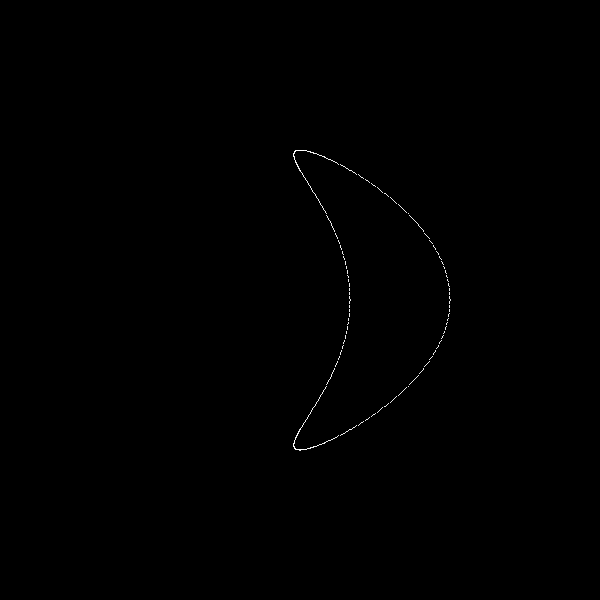
Frame 1 (no input)
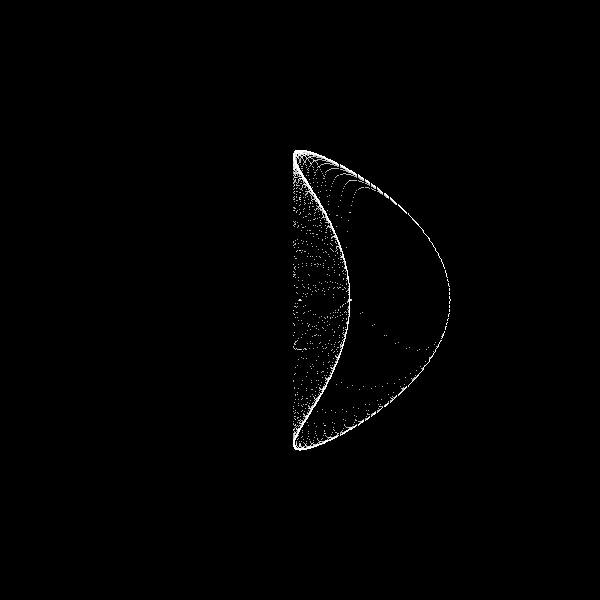
Frame 60 (the mouse pressed at the canvas centre just before this capture)
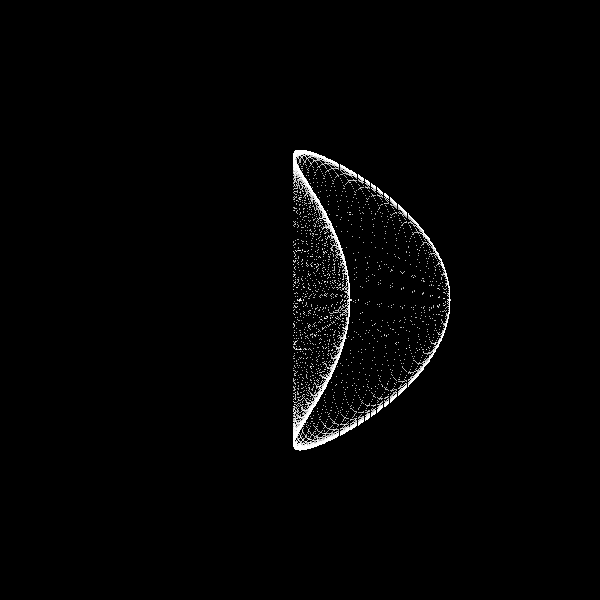
Frame 120 (the mouse held since frame 60 and released just before this capture)

The Processing sketch that drew these frames (run headless with seeded random() and noise(); from frame 60 on, the mouse is pressed at the canvas centre):

// Processing sketch: testit
// ── testit.pde
void setup(){
  size(600,600);
  background(0);
}

float x=0;
float y=0;
float n=0;

void draw(){
  translate(300,300);
  clear();
  for(float ta=-360;ta<360;ta+=0.5){
    x=100*cos(radians(n+ta))*(0.5+cos(radians(n+ta)));
    y=100*sin(radians(n+ta))*(0.5+cos(radians(n/ta)));
    stroke(255);
    point(x,y);
    
  }
  n+=5;
}
